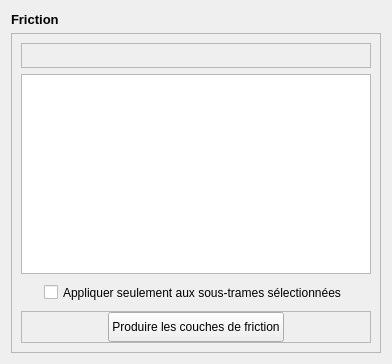
             <widget class="QWidget" name="frictionTab">
              <attribute name="title">
               <string>5 - Friction</string>
              </attribute>
              <layout class="QVBoxLayout" name="verticalLayout_12">
               <item>
                <widget class="QLabel" name="label_26">
                 <property name="minimumSize">
                  <size>
                   <width>0</width>
                   <height>16</height>
                  </size>
                 </property>
                 <property name="font">
                  <font>
                   <pointsize>10</pointsize>
                   <weight>75</weight>
                   <bold>true</bold>
                  </font>
                 </property>
                 <property name="text">
                  <string>Friction</string>
                 </property>
                </widget>
               </item>
               <item>
                <widget class="QFrame" name="frictionFrame">
                 <property name="frameShape">
                  <enum>QFrame::StyledPanel</enum>
                 </property>
                 <property name="frameShadow">
                  <enum>QFrame::Raised</enum>
                 </property>
                 <layout class="QVBoxLayout" name="verticalLayout_11">
                  <item>
                   <widget class="QFrame" name="frictionButtonsFrame">
                    <property name="sizePolicy">
                     <sizepolicy hsizetype="Expanding" vsizetype="Fixed">
                      <horstretch>0</horstretch>
                      <verstretch>0</verstretch>
                     </sizepolicy>
                    </property>
                    <property name="minimumSize">
                     <size>
                      <width>0</width>
                      <height>25</height>
                     </size>
                    </property>
                    <property name="frameShape">
                     <enum>QFrame::StyledPanel</enum>
                    </property>
                    <property name="frameShadow">
                     <enum>QFrame::Raised</enum>
                    </property>
                    <widget class="QToolButton" name="frictionLoadClass">
                     <property name="geometry">
                      <rect>
                       <x>0</x>
                       <y>0</y>
                       <width>25</width>
                       <height>25</height>
                      </rect>
                     </property>
                     <property name="minimumSize">
                      <size>
                       <width>25</width>
                       <height>25</height>
                      </size>
                     </property>
                     <property name="toolTip">
                      <string>Recharger les classes</string>
                     </property>
                     <property name="text">
                      <string/>
                     </property>
                     <property name="icon">
                      <iconset resource="resources.qrc">
                       <normaloff>:/plugins/eco_cont/icons/mActionRefresh.svg</normaloff>:/plugins/eco_cont/icons/mActionRefresh.svg</iconset>
                     </property>
                     <property name="autoRaise">
                      <bool>true</bool>
                     </property>
                    </widget>
                    <widget class="QToolButton" name="frictionLoad">
                     <property name="geometry">
                      <rect>
                       <x>30</x>
                       <y>0</y>
                       <width>25</width>
                       <height>25</height>
                      </rect>
                     </property>
                     <property name="minimumSize">
                      <size>
                       <width>25</width>
                       <height>25</height>
                      </size>
                     </property>
                     <property name="toolTip">
                      <string>Ouvrir un tableau de friction</string>
                     </property>
                     <property name="text">
                      <string/>
                     </property>
                     <property name="icon">
                      <iconset resource="resources.qrc">
                       <normaloff>:/plugins/eco_cont/icons/mActionFileOpen.svg</normaloff>:/plugins/eco_cont/icons/mActionFileOpen.svg</iconset>
                     </property>
                     <property name="autoRaise">
                      <bool>true</bool>
                     </property>
                    </widget>
                    <widget class="QToolButton" name="frictionSave">
                     <property name="geometry">
                      <rect>
                       <x>60</x>
                       <y>0</y>
                       <width>25</width>
                       <height>25</height>
                      </rect>
                     </property>
                     <property name="minimumSize">
                      <size>
                       <width>25</width>
                       <height>25</height>
                      </size>
                     </property>
                     <property name="toolTip">
                      <string>Enregistrer le tableau de friction sous</string>
                     </property>
                     <property name="text">
                      <string/>
                     </property>
                     <property name="icon">
                      <iconset resource="resources.qrc">
                       <normaloff>:/plugins/eco_cont/icons/mActionFileSaveAs.svg</normaloff>:/plugins/eco_cont/icons/mActionFileSaveAs.svg</iconset>
                     </property>
                     <property name="autoRaise">
                      <bool>true</bool>
                     </property>
                    </widget>
                   </widget>
                  </item>
                  <item>
                   <widget class="QTableView" name="frictionView">
                    <property name="minimumSize">
                     <size>
                      <width>350</width>
                      <height>200</height>
                     </size>
                    </property>
                    <property name="alternatingRowColors">
                     <bool>true</bool>
                    </property>
                   </widget>
                  </item>
                  <item alignment="Qt::AlignHCenter">
                   <widget class="QCheckBox" name="frictRunOnlySelection">
                    <property name="minimumSize">
                     <size>
                      <width>0</width>
                      <height>25</height>
                     </size>
                    </property>
                    <property name="text">
                     <string>Appliquer seulement aux sous-trames sélectionnées</string>
                    </property>
                   </widget>
                  </item>
                  <item>
                   <widget class="QFrame" name="frame_15">
                    <property name="sizePolicy">
                     <sizepolicy hsizetype="Expanding" vsizetype="Fixed">
                      <horstretch>0</horstretch>
                      <verstretch>0</verstretch>
                     </sizepolicy>
                    </property>
                    <property name="minimumSize">
                     <size>
                      <width>0</width>
                      <height>25</height>
                     </size>
                    </property>
                    <property name="frameShape">
                     <enum>QFrame::StyledPanel</enum>
                    </property>
                    <property name="frameShadow">
                     <enum>QFrame::Raised</enum>
                    </property>
                    <layout class="QHBoxLayout" name="horizontalLayout_11">
                     <property name="spacing">
                      <number>0</number>
                     </property>
                     <property name="leftMargin">
                      <number>0</number>
                     </property>
                     <property name="topMargin">
                      <number>0</number>
                     </property>
                     <property name="rightMargin">
                      <number>0</number>
                     </property>
                     <property name="bottomMargin">
                      <number>0</number>
                     </property>
                     <item>
                      <widget class="QPushButton" name="frictionRun">
                       <property name="sizePolicy">
                        <sizepolicy hsizetype="Fixed" vsizetype="Fixed">
                         <horstretch>0</horstretch>
                         <verstretch>0</verstretch>
                        </sizepolicy>
                       </property>
                       <property name="minimumSize">
                        <size>
                         <width>0</width>
                         <height>30</height>
                        </size>
                       </property>
                       <property name="text">
                        <string>Produire les couches de friction</string>
                       </property>
                       <property name="icon">
                        <iconset resource="resources.qrc">
                         <normaloff>:/plugins/eco_cont/icons/play.svg</normaloff>:/plugins/eco_cont/icons/play.svg</iconset>
                       </property>
                      </widget>
                     </item>
                    </layout>
                   </widget>
                  </item>
                 </layout>
                </widget>
               </item>
              </layout>
             </widget>
